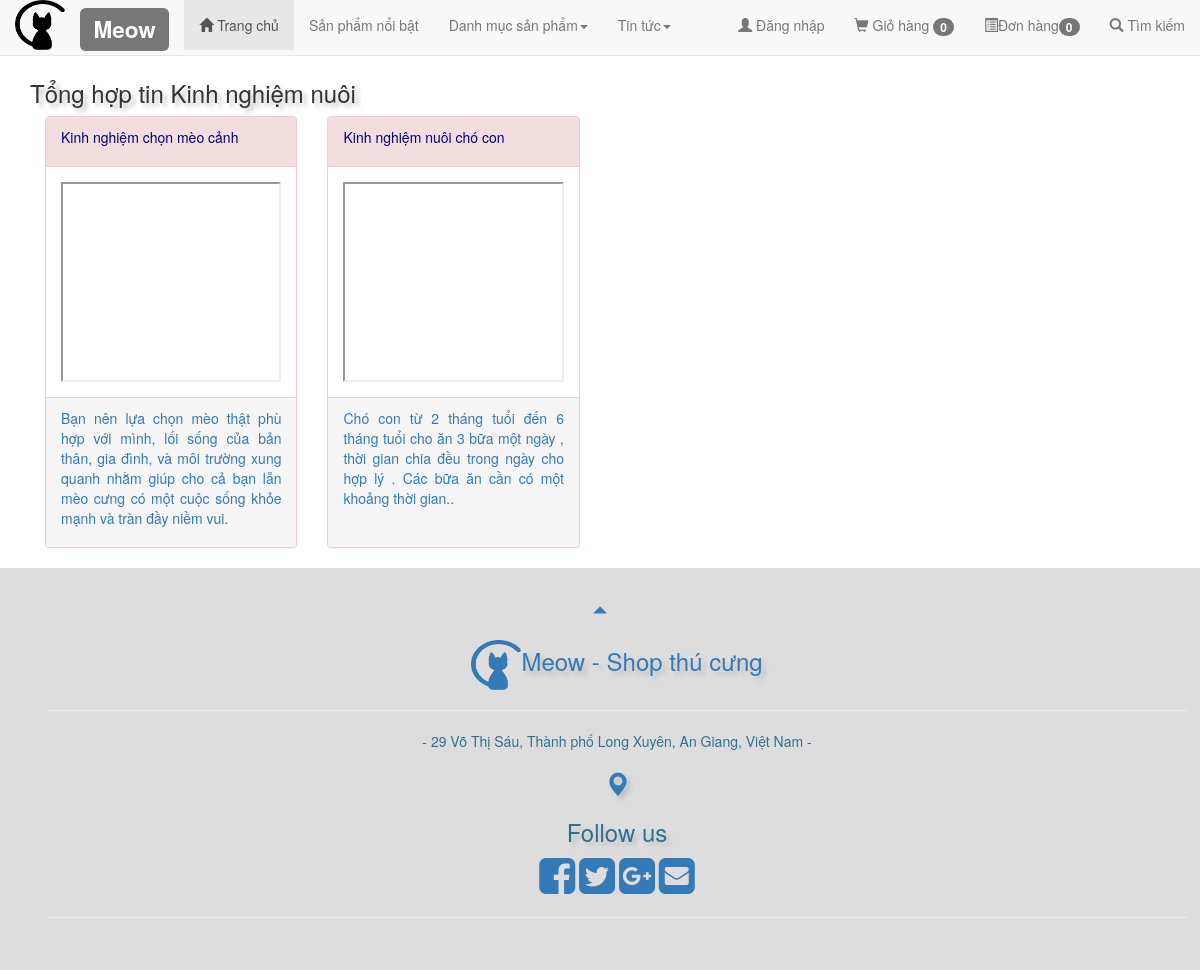
/?action=xemnhom&macd=1, run on the app's committed database.
### tables this page shows
CREATE TABLE `chude` (
  `macd` int(11) NOT NULL,
  `tencd` varchar(255) NOT NULL,
  `kichhoat` tinyint(4) NOT NULL DEFAULT '0'
);

CREATE TABLE `baiviet` (
  `mabv` int(11) NOT NULL,
  `tieude` varchar(255) NOT NULL,
  `tomtat` text NOT NULL,
  `noidung` text NOT NULL,
  `ngaydang` timestamp NOT NULL DEFAULT CURRENT_TIMESTAMP ON UPDATE CURRENT_TIMESTAMP,
  `macd` int(11) NOT NULL,
  `mand` int(11) NOT NULL,
  `luotxem` int(11) NOT NULL,
  `quantrong` tinyint(4) NOT NULL,
  `kichhoat` tinyint(4) NOT NULL,
  `video` varchar(255) DEFAULT NULL
);

### public/model/chude.php (called while the page is built, shortened)
<?php
    CLASS CHUDE_DB{
    public function laytenchudetheoma($ma){
        $dbcon = DATABASE::taoketnoi();
        try{
            $sql = "SELECT * FROM chude WHERE macd=:ma";
            $cmd = $dbcon->prepare($sql);
            $cmd->bindValue(":ma", $ma);
            $cmd->execute();
            $dm = $cmd->fetch();
            $ketqua = $dm["tencd"];
            return $ketqua;
        }
        catch(PDOException $e){
            $error_message = $e->getMessage();
            include("../view/error.php");
            exit();
        }
    }
}
?>

### public/model/baiviet.php (called while the page is built)
<?php
	class BAIVIET_DB{
		public function laytatcabaiviet(){
        $dbcon = DATABASE::taoketnoi();
        try{
            $sql = "SELECT * FROM baiviet ORDER BY mabv DESC, quantrong DESC, kichhoat DESC limit 4";
            $cmd = $dbcon->prepare($sql);
            $cmd->execute();
            $ketqua = $cmd->fetchAll();
            return $ketqua;
        }
        catch(PDOException $e){
            $error_message = $e->getMessage();
            include("../view/error.php");
            exit();
        }
    }
    public function laybaiviettheochude($macd){
        $dbcon = DATABASE::taoketnoi();
        try{
            $sql = "SELECT * FROM baiviet WHERE macd=:macd";
            $cmd = $dbcon->prepare($sql);
            $cmd->bindValue(":macd", $macd);
            $cmd->execute();
            $ketqua = $cmd->fetchAll();
            return $ketqua;
        }
        catch(PDOException $e){
            $error_message = $e->getMessage();
            include("error.php");
            exit();
        }
    }
}
?>

### public/group-tintuc.php (the view)
<?php include("view/top.php"); ?>
<br><br>
<div class="container">
<div class="row">
<div class="col-sm-9">
<h3>Tổng hợp tin <?php echo $tencd; ?></h3>
<?php
foreach($baiviet as $bv):
?>
<div class="col-sm-4" style="text-align:justify;">
      <div class="panel panel-danger">
        <div class="panel-heading" style="height:50px;">
          <a  style="color:#00007f" href="?action=xemnhom&madm=<?php echo $bv["tieude"]; ?>">
          <?php echo $bv["tieude"]; ?>
          </a>
        </div>
        <div class="panel-body"><a href="?action=xemchitiet&mahang=<?php echo $bv["mabv"]; ?>"><iframe src="<?php echo $bv["video"]; ?>" class="img-responsive" style="width:100%; height:200px;" alt="<?php echo $bv["tieude"]; ?>" allowfullscreen></iframe></a>
        </div>
        <div class="panel-footer" style="height:150px;"><a href="?action=xemchitiet&mahang=<?php echo $bv["mabv"]; ?>"><?php echo $bv["tomtat"]; ?></a></div>
      </div>
    </div>
<?php endforeach; ?>
</div>
<div class="col-sm-3">
</div>
</div>
</div>
<?php include("view/bottom.php"); ?>

### public/view/top.php (style rules this page uses)
h3 { text-shadow: 4px 4px 4px silver; }

### data on the page
chude: tencd "Kinh nghiệm nuôi"
baiviet: tieude "Kinh nghiệm chọn mèo cảnh", tomtat "Bạn nên lựa chọn mèo thật phù hợp với mình, lối sống của bản thân, gia đình, và môi trường xung quanh nhằm giúp cho cả bạn lẫn mèo cưng có một cuộc sống khỏe mạnh và tràn đầy niềm vui."
baiviet: tieude "Kinh nghiệm nuôi chó con", tomtat "Chó con từ 2 tháng tuổi đến 6 tháng tuổi cho ăn 3 bữa một ngày , thời gian chia đều trong ngày cho hợp lý . Các bữa ăn cần có một khoảng thời gian.."

### other printed values
demhangtronggio() "0"
